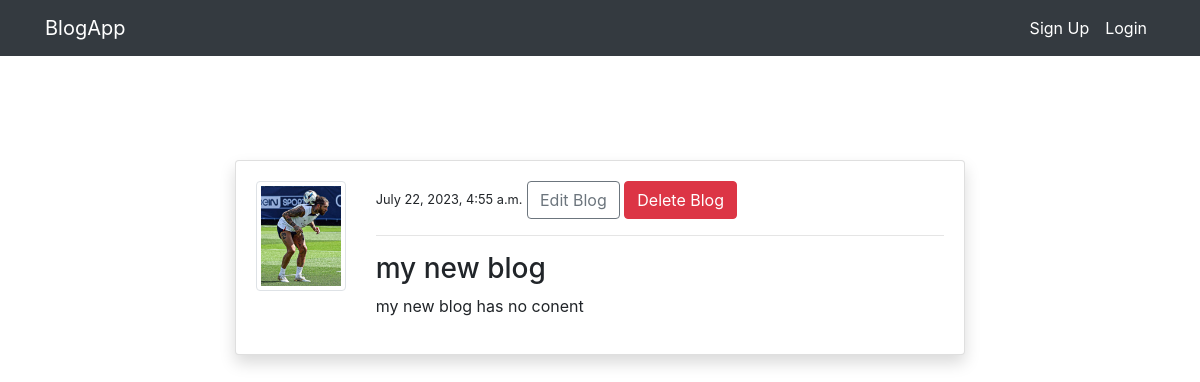
Page /post_details/10/ on the committed database.
### myblog/models.py (models this page shows, shortened)
class BlogModel(models.Model):
    title = models.CharField(max_length=100)
    content = models.TextField()
    author = models.ForeignKey(User,on_delete=models.CASCADE)
    date_created = models.DateTimeField(auto_now_add=True)
    class Meta:
        ordering = ('-date_created',)

### Accounts/models.py (models this page shows, shortened)
class AccountModel(models.Model):
    user = models.OneToOneField(User, on_delete=models.CASCADE)
    image=models.ImageField(default='default.png',upload_to='account' , validators=[FileExtensionValidator(['png','jpg','jpeg'])])

### myblog/views.py (the view)
# urls.py: path('post_details/<int:pk>/', views.Post_details , name='post_details'),
def Post_details(request,pk):
    post=BlogModel.objects.get(id=pk)
    context ={
        'post':post
    }
    return render(request,'blogs/post_details.html',context)

### templates/blogs/post_details.html (shortened to what this page needs)
{% extends 'baseFiles/base.html' %}
{% load crispy_forms_tags %}
{% block content %}
<div class="container">
    <div class="row mt-5 pt-5">
       <div class="col-md-8 offset-md-2">
        <div class="card my-3 shadow">
            <div class="card-body">
                <div class="row">
                    <div class="col-md-2">
                        <small> <img class="img-thumbnail" src="{{post.author.accountmodel.image.url}}" alt="image1"></small>
                     </div>
                    <div class="col-md-10">
                        <small>{{  post.date_created }}</small>
                        <span><a class="btn btn-outline-secondary"  href="{% url 'edit_post' post.id %}">Edit Blog  </a></span>
                        <span><a class="btn btn-danger " href="{% url 'delete_post' post.id %}">Delete Blog  </a></span>
                        <hr>
                        <h3>{{post.title}}</h3>
                        <p>{{post.content}}</p>
                    </div>
                </div>
            </div>
        </div>
       </div>
    </div>
</div>
{% endblock %}

### rows in the picture
BlogModel: author.accountmodel.image (picture), date_created "July 22, 2023, 4:55 a.m.", title "my new blog", content "my new blog has no conent"
